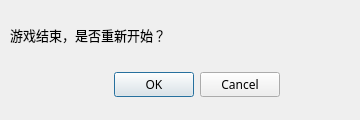
<?xml version="1.0" encoding="UTF-8"?>
<ui version="4.0">
 <class>Dialog</class>
 <widget class="QDialog" name="Dialog">
  <property name="geometry">
   <rect>
    <x>0</x>
    <y>0</y>
    <width>360</width>
    <height>120</height>
   </rect>
  </property>
  <property name="windowTitle">
   <string>Game Over</string>
  </property>
  <widget class="QDialogButtonBox" name="buttonBox">
   <property name="geometry">
    <rect>
     <x>100</x>
     <y>70</y>
     <width>180</width>
     <height>30</height>
    </rect>
   </property>
   <property name="font">
    <font>
     <family>微软雅黑</family>
    </font>
   </property>
   <property name="orientation">
    <enum>Qt::Horizontal</enum>
   </property>
   <property name="standardButtons">
    <set>QDialogButtonBox::Cancel|QDialogButtonBox::Ok</set>
   </property>
  </widget>
  <widget class="QLabel" name="label">
   <property name="geometry">
    <rect>
     <x>10</x>
     <y>10</y>
     <width>300</width>
     <height>50</height>
    </rect>
   </property>
   <property name="font">
    <font>
     <family>微软雅黑</family>
     <pointsize>10</pointsize>
    </font>
   </property>
   <property name="text">
    <string>游戏结束，是否重新开始？</string>
   </property>
  </widget>
 </widget>
 <resources/>
 <connections>
  <connection>
   <sender>buttonBox</sender>
   <signal>accepted()</signal>
   <receiver>Dialog</receiver>
   <slot>accept()</slot>
   <hints>
    <hint type="sourcelabel">
     <x>248</x>
     <y>254</y>
    </hint>
    <hint type="destinationlabel">
     <x>157</x>
     <y>274</y>
    </hint>
   </hints>
  </connection>
  <connection>
   <sender>buttonBox</sender>
   <signal>rejected()</signal>
   <receiver>Dialog</receiver>
   <slot>reject()</slot>
   <hints>
    <hint type="sourcelabel">
     <x>316</x>
     <y>260</y>
    </hint>
    <hint type="destinationlabel">
     <x>286</x>
     <y>274</y>
    </hint>
   </hints>
  </connection>
 </connections>
</ui>
